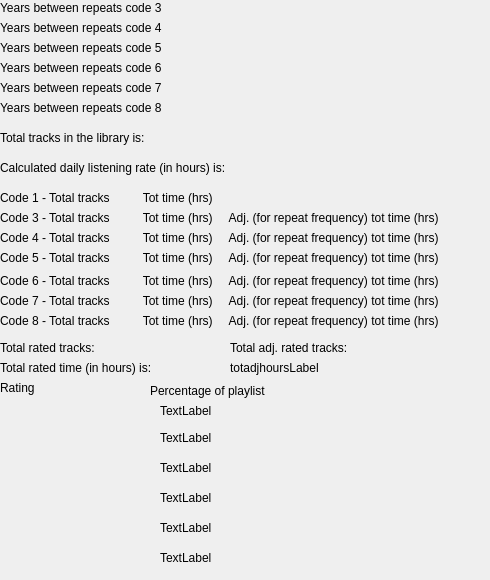
      <widget class="QWidget" name="statisticsTab">
       <attribute name="title">
        <string>Statistics</string>
       </attribute>
       <widget class="QLabel" name="ybrLabel3">
        <property name="geometry">
         <rect>
          <x>0</x>
          <y>0</y>
          <width>470</width>
          <height>16</height>
         </rect>
        </property>
        <property name="text">
         <string>Years between repeats code 3</string>
        </property>
       </widget>
       <widget class="QLabel" name="ybrLabel4">
        <property name="geometry">
         <rect>
          <x>0</x>
          <y>20</y>
          <width>470</width>
          <height>16</height>
         </rect>
        </property>
        <property name="text">
         <string>Years between repeats code 4</string>
        </property>
       </widget>
       <widget class="QLabel" name="ybrLabel5">
        <property name="geometry">
         <rect>
          <x>0</x>
          <y>40</y>
          <width>470</width>
          <height>16</height>
         </rect>
        </property>
        <property name="text">
         <string>Years between repeats code 5</string>
        </property>
       </widget>
       <widget class="QLabel" name="ybrLabel6">
        <property name="geometry">
         <rect>
          <x>0</x>
          <y>60</y>
          <width>470</width>
          <height>16</height>
         </rect>
        </property>
        <property name="text">
         <string>Years between repeats code 6</string>
        </property>
       </widget>
       <widget class="QLabel" name="ybrLabel7">
        <property name="geometry">
         <rect>
          <x>0</x>
          <y>80</y>
          <width>470</width>
          <height>16</height>
         </rect>
        </property>
        <property name="text">
         <string>Years between repeats code 7</string>
        </property>
       </widget>
       <widget class="QLabel" name="ybrLabel8">
        <property name="geometry">
         <rect>
          <x>0</x>
          <y>100</y>
          <width>470</width>
          <height>16</height>
         </rect>
        </property>
        <property name="text">
         <string>Years between repeats code 8</string>
        </property>
       </widget>
       <widget class="QLabel" name="tottracksLabel">
        <property name="geometry">
         <rect>
          <x>0</x>
          <y>130</y>
          <width>470</width>
          <height>16</height>
         </rect>
        </property>
        <property name="text">
         <string>Total tracks in the library is:</string>
        </property>
       </widget>
       <widget class="QLabel" name="totratedtracksLabel">
        <property name="geometry">
         <rect>
          <x>0</x>
          <y>340</y>
          <width>221</width>
          <height>16</height>
         </rect>
        </property>
        <property name="text">
         <string>Total rated tracks:</string>
        </property>
       </widget>
       <widget class="QLabel" name="totratedtimeLabel">
        <property name="geometry">
         <rect>
          <x>0</x>
          <y>360</y>
          <width>221</width>
          <height>16</height>
         </rect>
        </property>
        <property name="text">
         <string>Total rated time (in hours) is:</string>
        </property>
       </widget>
       <widget class="QLabel" name="dailylistenLabel">
        <property name="geometry">
         <rect>
          <x>0</x>
          <y>160</y>
          <width>470</width>
          <height>15</height>
         </rect>
        </property>
        <property name="text">
         <string>Calculated daily listening rate (in hours) is:</string>
        </property>
       </widget>
       <widget class="QLabel" name="cd1trcktimeLabel">
        <property name="geometry">
         <rect>
          <x>0</x>
          <y>190</y>
          <width>481</width>
          <height>16</height>
         </rect>
        </property>
        <property name="text">
         <string>Code 1 - Total tracks          Tot time (hrs)     </string>
        </property>
        <property name="wordWrap">
         <bool>true</bool>
        </property>
       </widget>
       <widget class="QLabel" name="cd3trcktimeLabel">
        <property name="geometry">
         <rect>
          <x>0</x>
          <y>210</y>
          <width>471</width>
          <height>16</height>
         </rect>
        </property>
        <property name="text">
         <string>Code 3 - Total tracks          Tot time (hrs)     Adj. (for repeat frequency) tot time (hrs)  </string>
        </property>
       </widget>
       <widget class="QLabel" name="cd4trcktimeLabel">
        <property name="geometry">
         <rect>
          <x>0</x>
          <y>230</y>
          <width>481</width>
          <height>16</height>
         </rect>
        </property>
        <property name="text">
         <string>Code 4 - Total tracks          Tot time (hrs)     Adj. (for repeat frequency) tot time (hrs)  </string>
        </property>
       </widget>
       <widget class="QLabel" name="cd5trcktimeLabel">
        <property name="geometry">
         <rect>
          <x>0</x>
          <y>250</y>
          <width>481</width>
          <height>16</height>
         </rect>
        </property>
        <property name="text">
         <string>Code 5 - Total tracks          Tot time (hrs)     Adj. (for repeat frequency) tot time (hrs)  </string>
        </property>
       </widget>
       <widget class="QLabel" name="cd6trcktimeLabel">
        <property name="geometry">
         <rect>
          <x>0</x>
          <y>270</y>
          <width>481</width>
          <height>21</height>
         </rect>
        </property>
        <property name="text">
         <string>Code 6 - Total tracks          Tot time (hrs)     Adj. (for repeat frequency) tot time (hrs)  </string>
        </property>
       </widget>
       <widget class="QLabel" name="cd7trcktimeLabel">
        <property name="geometry">
         <rect>
          <x>0</x>
          <y>290</y>
          <width>481</width>
          <height>21</height>
         </rect>
        </property>
        <property name="text">
         <string>Code 7 - Total tracks          Tot time (hrs)     Adj. (for repeat frequency) tot time (hrs)  </string>
        </property>
       </widget>
       <widget class="QLabel" name="cd8trcktimeLabel">
        <property name="geometry">
         <rect>
          <x>0</x>
          <y>310</y>
          <width>481</width>
          <height>21</height>
         </rect>
        </property>
        <property name="text">
         <string>Code 8 - Total tracks          Tot time (hrs)     Adj. (for repeat frequency) tot time (hrs)  </string>
        </property>
       </widget>
       <widget class="QLabel" name="totadjtracksLabel">
        <property name="geometry">
         <rect>
          <x>230</x>
          <y>340</y>
          <width>221</width>
          <height>16</height>
         </rect>
        </property>
        <property name="text">
         <string>Total adj. rated tracks:</string>
        </property>
       </widget>
       <widget class="QLabel" name="totadjhoursLabel">
        <property name="geometry">
         <rect>
          <x>230</x>
          <y>360</y>
          <width>251</width>
          <height>16</height>
         </rect>
        </property>
        <property name="text">
         <string>totadjhoursLabel</string>
        </property>
       </widget>
       <widget class="QLabel" name="label_5">
        <property name="geometry">
         <rect>
          <x>0</x>
          <y>380</y>
          <width>121</width>
          <height>16</height>
         </rect>
        </property>
        <property name="text">
         <string>Rating</string>
        </property>
       </widget>
       <widget class="QLabel" name="label_6">
        <property name="geometry">
         <rect>
          <x>150</x>
          <y>380</y>
          <width>131</width>
          <height>21</height>
         </rect>
        </property>
        <property name="text">
         <string>Percentage of playlist</string>
        </property>
       </widget>
       <widget class="QFrame" name="frame">
        <property name="geometry">
         <rect>
          <x>0</x>
          <y>400</y>
          <width>141</width>
          <height>171</height>
         </rect>
        </property>
        <property name="sizePolicy">
         <sizepolicy hsizetype="Fixed" vsizetype="Fixed">
          <horstretch>0</horstretch>
          <verstretch>0</verstretch>
         </sizepolicy>
        </property>
        <property name="frameShape">
         <enum>QFrame::NoFrame</enum>
        </property>
        <property name="frameShadow">
         <enum>QFrame::Raised</enum>
        </property>
        <widget class="QLabel" name="label_star5">
         <property name="geometry">
          <rect>
           <x>0</x>
           <y>0</y>
           <width>133</width>
           <height>24</height>
          </rect>
         </property>
         <property name="sizePolicy">
          <sizepolicy hsizetype="Fixed" vsizetype="Fixed">
           <horstretch>0</horstretch>
           <verstretch>0</verstretch>
          </sizepolicy>
         </property>
         <property name="text">
          <string/>
         </property>
         <property name="pixmap">
          <pixmap resource="../systray.qrc">:/&lt;qresource prefix=&quot;/&quot;&gt;/images/five.png</pixmap>
         </property>
         <property name="scaledContents">
          <bool>true</bool>
         </property>
        </widget>
        <widget class="QLabel" name="label_star4">
         <property name="geometry">
          <rect>
           <x>0</x>
           <y>28</y>
           <width>133</width>
           <height>24</height>
          </rect>
         </property>
         <property name="sizePolicy">
          <sizepolicy hsizetype="Fixed" vsizetype="Fixed">
           <horstretch>0</horstretch>
           <verstretch>0</verstretch>
          </sizepolicy>
         </property>
         <property name="text">
          <string/>
         </property>
         <property name="pixmap">
          <pixmap resource="../systray.qrc">:/&lt;qresource prefix=&quot;/&quot;&gt;/images/four.png</pixmap>
         </property>
         <property name="scaledContents">
          <bool>true</bool>
         </property>
        </widget>
        <widget class="QLabel" name="label_star35">
         <property name="geometry">
          <rect>
           <x>0</x>
           <y>57</y>
           <width>133</width>
           <height>24</height>
          </rect>
         </property>
         <property name="sizePolicy">
          <sizepolicy hsizetype="Fixed" vsizetype="Fixed">
           <horstretch>0</horstretch>
           <verstretch>0</verstretch>
          </sizepolicy>
         </property>
         <property name="text">
          <string/>
         </property>
         <property name="pixmap">
          <pixmap resource="../systray.qrc">:/&lt;qresource prefix=&quot;/&quot;&gt;/images/threeonehalf.png</pixmap>
         </property>
         <property name="scaledContents">
          <bool>true</bool>
         </property>
        </widget>
        <widget class="QLabel" name="label_star3">
         <property name="geometry">
          <rect>
           <x>0</x>
           <y>87</y>
           <width>133</width>
           <height>24</height>
          </rect>
         </property>
         <property name="sizePolicy">
          <sizepolicy hsizetype="Fixed" vsizetype="Fixed">
           <horstretch>0</horstretch>
           <verstretch>0</verstretch>
          </sizepolicy>
         </property>
         <property name="text">
          <string/>
         </property>
         <property name="pixmap">
          <pixmap resource="../systray.qrc">:/&lt;qresource prefix=&quot;/&quot;&gt;/images/three.png</pixmap>
         </property>
         <property name="scaledContents">
          <bool>true</bool>
         </property>
        </widget>
        <widget class="QLabel" name="label_star25">
         <property name="geometry">
          <rect>
           <x>0</x>
           <y>117</y>
           <width>133</width>
           <height>24</height>
          </rect>
         </property>
         <property name="sizePolicy">
          <sizepolicy hsizetype="Fixed" vsizetype="Fixed">
           <horstretch>0</horstretch>
           <verstretch>0</verstretch>
          </sizepolicy>
         </property>
         <property name="text">
          <string/>
         </property>
         <property name="pixmap">
          <pixmap resource="../systray.qrc">:/&lt;qresource prefix=&quot;/&quot;&gt;/images/twoonehalf.png</pixmap>
         </property>
         <property name="scaledContents">
          <bool>true</bool>
         </property>
        </widget>
        <widget class="QLabel" name="label_star2">
         <property name="geometry">
          <rect>
           <x>0</x>
           <y>144</y>
           <width>133</width>
           <height>24</height>
          </rect>
         </property>
         <property name="sizePolicy">
          <sizepolicy hsizetype="Fixed" vsizetype="Fixed">
           <horstretch>0</horstretch>
           <verstretch>0</verstretch>
          </sizepolicy>
         </property>
         <property name="text">
          <string/>
         </property>
         <property name="pixmap">
          <pixmap resource="../systray.qrc">:/&lt;qresource prefix=&quot;/&quot;&gt;/images/two.png</pixmap>
         </property>
         <property name="scaledContents">
          <bool>true</bool>
         </property>
        </widget>
       </widget>
       <widget class="QFrame" name="frame_2">
        <property name="geometry">
         <rect>
          <x>150</x>
          <y>400</y>
          <width>121</width>
          <height>171</height>
         </rect>
        </property>
        <property name="frameShape">
         <enum>QFrame::NoFrame</enum>
        </property>
        <property name="frameShadow">
         <enum>QFrame::Raised</enum>
        </property>
        <widget class="QLabel" name="label_perc5">
         <property name="geometry">
          <rect>
           <x>10</x>
           <y>0</y>
           <width>81</width>
           <height>21</height>
          </rect>
         </property>
         <property name="text">
          <string>TextLabel</string>
         </property>
        </widget>
        <widget class="QLabel" name="label_perc4">
         <property name="geometry">
          <rect>
           <x>10</x>
           <y>30</y>
           <width>53</width>
           <height>15</height>
          </rect>
         </property>
         <property name="text">
          <string>TextLabel</string>
         </property>
        </widget>
        <widget class="QLabel" name="label_perc35">
         <property name="geometry">
          <rect>
           <x>10</x>
           <y>60</y>
           <width>53</width>
           <height>15</height>
          </rect>
         </property>
         <property name="text">
          <string>TextLabel</string>
         </property>
        </widget>
        <widget class="QLabel" name="label_perc3">
         <property name="geometry">
          <rect>
           <x>10</x>
           <y>90</y>
           <width>53</width>
           <height>15</height>
          </rect>
         </property>
         <property name="text">
          <string>TextLabel</string>
         </property>
        </widget>
        <widget class="QLabel" name="label_perc25">
         <property name="geometry">
          <rect>
           <x>10</x>
           <y>120</y>
           <width>53</width>
           <height>15</height>
          </rect>
         </property>
         <property name="text">
          <string>TextLabel</string>
         </property>
        </widget>
        <widget class="QLabel" name="label_perc2">
         <property name="geometry">
          <rect>
           <x>10</x>
           <y>150</y>
           <width>53</width>
           <height>15</height>
          </rect>
         </property>
         <property name="text">
          <string>TextLabel</string>
         </property>
        </widget>
       </widget>
      </widget>
